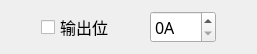
<?xml version="1.0" encoding="UTF-8"?>
<ui version="4.0">
 <class>MV1Set_ThresholdItemWid</class>
 <widget class="QWidget" name="MV1Set_ThresholdItemWid">
  <property name="geometry">
   <rect>
    <x>0</x>
    <y>0</y>
    <width>257</width>
    <height>48</height>
   </rect>
  </property>
  <property name="font">
   <font>
    <family>微软雅黑</family>
    <pointsize>12</pointsize>
   </font>
  </property>
  <property name="windowTitle">
   <string>Form</string>
  </property>
  <layout class="QHBoxLayout" name="horizontalLayout">
   <item>
    <widget class="QCheckBox" name="checkBox">
     <property name="sizePolicy">
      <sizepolicy hsizetype="Maximum" vsizetype="Minimum">
       <horstretch>0</horstretch>
       <verstretch>0</verstretch>
      </sizepolicy>
     </property>
     <property name="font">
      <font>
       <family>微软雅黑</family>
       <pointsize>12</pointsize>
       <kerning>true</kerning>
      </font>
     </property>
     <property name="contextMenuPolicy">
      <enum>Qt::NoContextMenu</enum>
     </property>
     <property name="layoutDirection">
      <enum>Qt::LeftToRight</enum>
     </property>
     <property name="autoFillBackground">
      <bool>false</bool>
     </property>
     <property name="text">
      <string>输出位</string>
     </property>
     <property name="autoRepeat">
      <bool>false</bool>
     </property>
     <property name="autoExclusive">
      <bool>false</bool>
     </property>
     <property name="tristate">
      <bool>false</bool>
     </property>
    </widget>
   </item>
   <item>
    <widget class="QSpinBox" name="spinBox">
     <property name="sizePolicy">
      <sizepolicy hsizetype="Maximum" vsizetype="MinimumExpanding">
       <horstretch>0</horstretch>
       <verstretch>0</verstretch>
      </sizepolicy>
     </property>
     <property name="wrapping">
      <bool>false</bool>
     </property>
     <property name="suffix">
      <string>A</string>
     </property>
     <property name="maximum">
      <number>999</number>
     </property>
    </widget>
   </item>
  </layout>
 </widget>
 <resources/>
 <connections/>
</ui>
